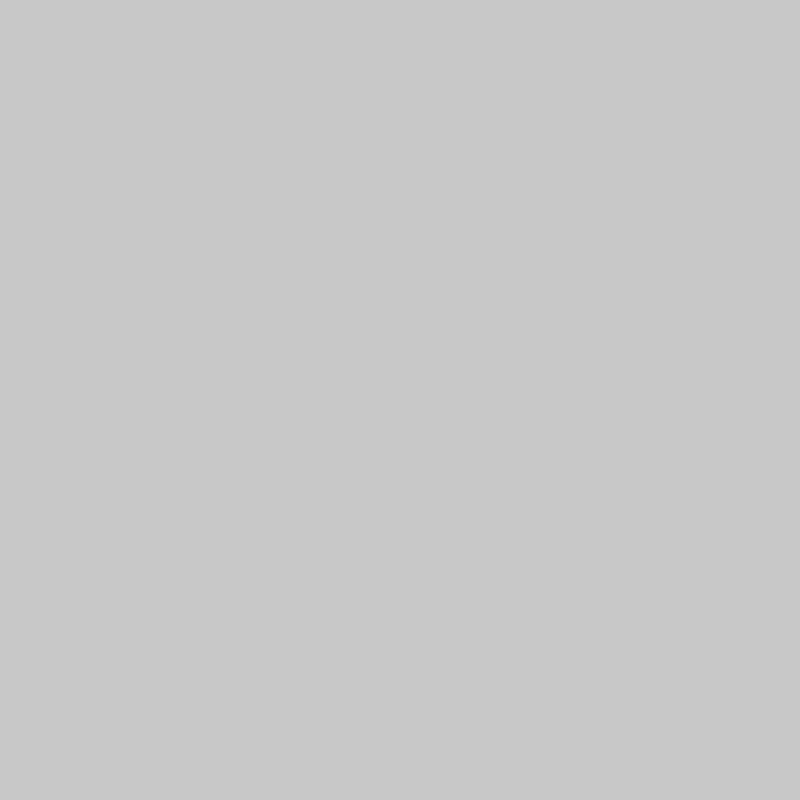
Frame 1 (no input)
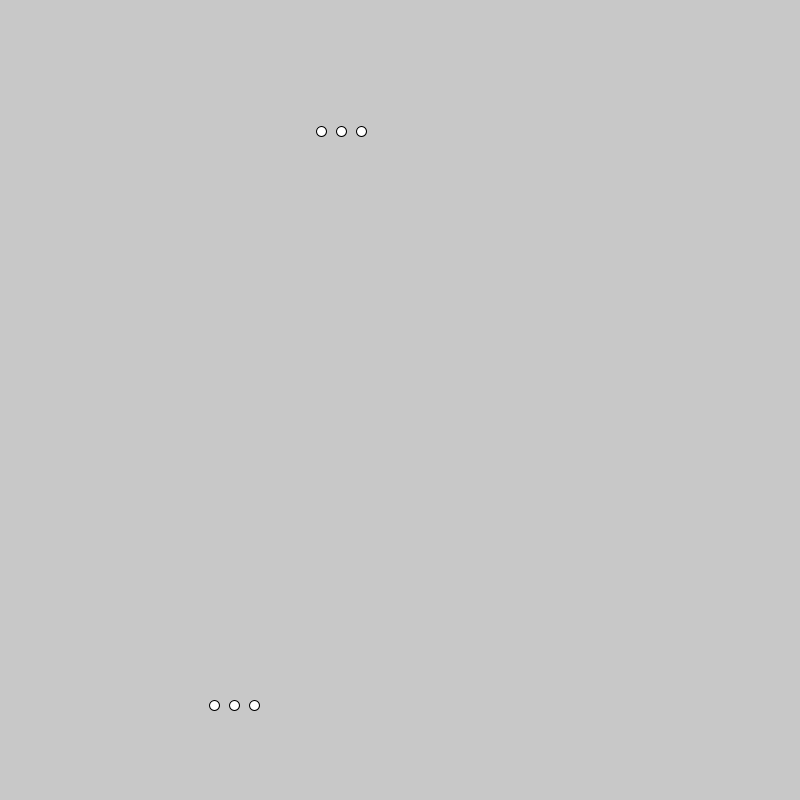
Frame 60 (the mouse pressed at the canvas centre just before this capture)
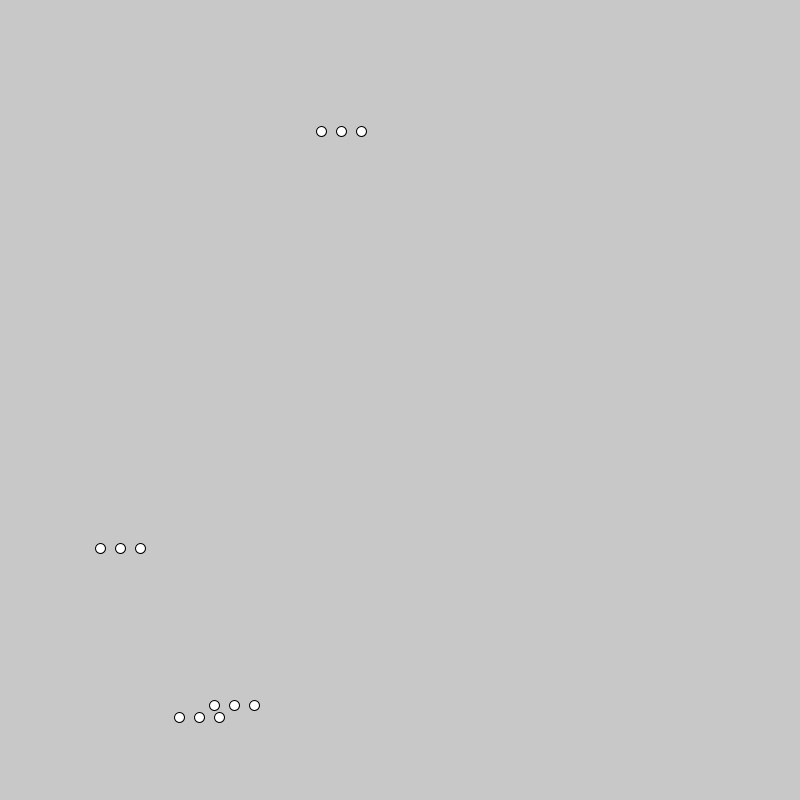
Frame 120 (the mouse held since frame 60 and released just before this capture)

The Processing sketch that drew these frames (run headless with seeded random() and noise(); from frame 60 on, the mouse is pressed at the canvas centre):

// Processing sketch: processing_118474
// ── processing_118474.pde

int x;
int y;
int savedTime;
int totalTime = 500;

void setup() {
  size(800,800);
  background(200);
  savedTime = millis();
}

void draw() {
  
  x = int(random(800));
  y = int(random(800));
  
   
  int passedTime = millis() - savedTime;
  if (passedTime > totalTime) {
    
  stroke(0);
  fill(255);
  ellipse(x,y,10,10);
  ellipse(x+20,y,10,10);
  ellipse(x-20,y,10,10);
  savedTime = millis();
  }
}
